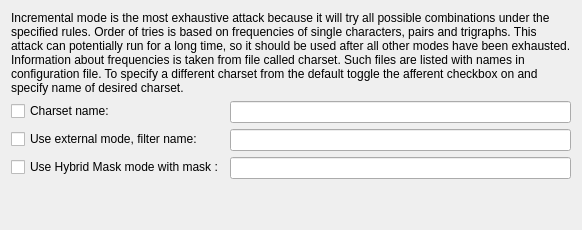
                 <widget class="QWidget" name="incrementalModeTab">
                  <attribute name="title">
                   <string>Incremental mode</string>
                  </attribute>
                  <layout class="QVBoxLayout" name="verticalLayout_4">
                   <item>
                    <widget class="QLabel" name="label_5">
                     <property name="text">
                      <string>Incremental mode is the most exhaustive attack because it will try all possible combinations under the specified rules. Order of tries is based on frequencies of single characters, pairs and trigraphs. This attack can potentially run for a long time, so it should be used after all other modes have been exhausted. Information about frequencies is taken from file called charset. Such files are listed with names in configuration file. To specify a different charset from the default toggle the afferent checkbox on and specify name of desired charset.</string>
                     </property>
                     <property name="wordWrap">
                      <bool>true</bool>
                     </property>
                    </widget>
                   </item>
                   <item>
                    <layout class="QFormLayout" name="formLayout_4">
                     <property name="fieldGrowthPolicy">
                      <enum>QFormLayout::AllNonFixedFieldsGrow</enum>
                     </property>
                     <property name="labelAlignment">
                      <set>Qt::AlignLeading|Qt::AlignLeft|Qt::AlignVCenter</set>
                     </property>
                     <item row="0" column="0">
                      <widget class="QCheckBox" name="checkBox_IncrementalModeName">
                       <property name="sizePolicy">
                        <sizepolicy hsizetype="Preferred" vsizetype="Fixed">
                         <horstretch>0</horstretch>
                         <verstretch>0</verstretch>
                        </sizepolicy>
                       </property>
                       <property name="text">
                        <string>Charset name:</string>
                       </property>
                      </widget>
                     </item>
                     <item row="2" column="0">
                      <widget class="QCheckBox" name="checkBox_IncrementalModeExternalName">
                       <property name="sizePolicy">
                        <sizepolicy hsizetype="Preferred" vsizetype="Fixed">
                         <horstretch>0</horstretch>
                         <verstretch>0</verstretch>
                        </sizepolicy>
                       </property>
                       <property name="text">
                        <string>Use external mode, filter name:</string>
                       </property>
                      </widget>
                     </item>
                     <item row="0" column="1">
                      <widget class="QLineEdit" name="lineEditIncrementalModeName"/>
                     </item>
                     <item row="2" column="1">
                      <widget class="QLineEdit" name="lineEditIncrementalModeExternalName"/>
                     </item>
                     <item row="3" column="0">
                      <widget class="QCheckBox" name="checkBoxIncrementalModeMask">
                       <property name="text">
                        <string>Use Hybrid Mask mode with mask :</string>
                       </property>
                      </widget>
                     </item>
                     <item row="3" column="1">
                      <widget class="QLineEdit" name="lineEditIncrementalModeMask"/>
                     </item>
                    </layout>
                   </item>
                   <item>
                    <spacer name="verticalSpacer_7">
                     <property name="orientation">
                      <enum>Qt::Vertical</enum>
                     </property>
                     <property name="sizeHint" stdset="0">
                      <size>
                       <width>20</width>
                       <height>40</height>
                      </size>
                     </property>
                    </spacer>
                   </item>
                  </layout>
                 </widget>
